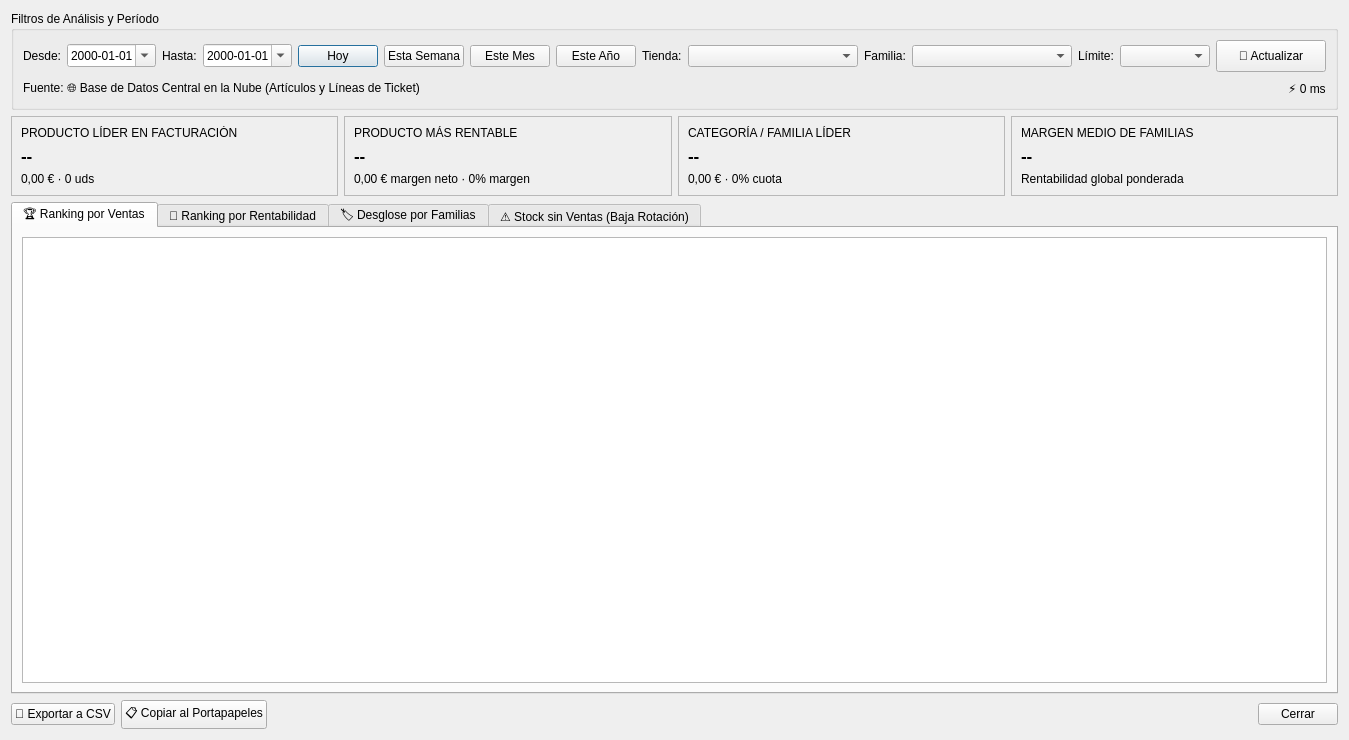
<?xml version="1.0" encoding="UTF-8"?>
<ui version="4.0">
 <class>DialogEstadisticasProductos</class>
 <widget class="QDialog" name="DialogEstadisticasProductos">
  <property name="geometry">
   <rect>
    <x>0</x>
    <y>0</y>
    <width>1140</width>
    <height>740</height>
   </rect>
  </property>
  <property name="windowTitle">
   <string>Ranking de Productos, Rentabilidad y Análisis por Familias</string>
  </property>
  <layout class="QVBoxLayout" name="verticalLayoutMain">
   <item>
    <widget class="QGroupBox" name="groupBoxFiltros">
     <property name="title">
      <string>Filtros de Análisis y Período</string>
     </property>
     <layout class="QVBoxLayout" name="verticalLayoutFiltros">
      <item>
       <layout class="QHBoxLayout" name="layoutFiltros">
        <item>
         <widget class="QLabel" name="labelDesde">
          <property name="text">
           <string>Desde:</string>
          </property>
         </widget>
        </item>
        <item>
         <widget class="QDateEdit" name="dateDesde">
          <property name="calendarPopup">
           <bool>true</bool>
          </property>
          <property name="displayFormat">
           <string>yyyy-MM-dd</string>
          </property>
         </widget>
        </item>
        <item>
         <widget class="QLabel" name="labelHasta">
          <property name="text">
           <string>Hasta:</string>
          </property>
         </widget>
        </item>
        <item>
         <widget class="QDateEdit" name="dateHasta">
          <property name="calendarPopup">
           <bool>true</bool>
          </property>
          <property name="displayFormat">
           <string>yyyy-MM-dd</string>
          </property>
         </widget>
        </item>
        <item>
         <widget class="QPushButton" name="btnHoy">
          <property name="text">
           <string>Hoy</string>
          </property>
         </widget>
        </item>
        <item>
         <widget class="QPushButton" name="btnSemana">
          <property name="text">
           <string>Esta Semana</string>
          </property>
         </widget>
        </item>
        <item>
         <widget class="QPushButton" name="btnMes">
          <property name="text">
           <string>Este Mes</string>
          </property>
         </widget>
        </item>
        <item>
         <widget class="QPushButton" name="btnAno">
          <property name="text">
           <string>Este Año</string>
          </property>
         </widget>
        </item>
        <item>
         <widget class="QLabel" name="labelTienda">
          <property name="text">
           <string>Tienda:</string>
          </property>
         </widget>
        </item>
        <item>
         <widget class="QComboBox" name="comboTienda">
          <property name="minimumSize">
           <size>
            <width>170</width>
            <height>0</height>
           </size>
          </property>
         </widget>
        </item>
        <item>
         <widget class="QLabel" name="labelFamilia">
          <property name="text">
           <string>Familia:</string>
          </property>
         </widget>
        </item>
        <item>
         <widget class="QComboBox" name="comboFamilia">
          <property name="minimumSize">
           <size>
            <width>160</width>
            <height>0</height>
           </size>
          </property>
         </widget>
        </item>
        <item>
         <widget class="QLabel" name="labelLimite">
          <property name="text">
           <string>Límite:</string>
          </property>
         </widget>
        </item>
        <item>
         <widget class="QComboBox" name="comboLimite">
          <property name="minimumSize">
           <size>
            <width>90</width>
            <height>0</height>
           </size>
          </property>
         </widget>
        </item>
        <item>
         <widget class="QPushButton" name="btnActualizar">
          <property name="minimumSize">
           <size>
            <width>110</width>
            <height>32</height>
           </size>
          </property>
          <property name="text">
           <string>🔄 Actualizar</string>
          </property>
         </widget>
        </item>
       </layout>
      </item>
      <item>
       <layout class="QHBoxLayout" name="layoutEstado">
        <item>
         <widget class="QLabel" name="labelOrigen">
          <property name="text">
           <string>Fuente: 🌐 Base de Datos Central en la Nube (Artículos y Líneas de Ticket)</string>
          </property>
         </widget>
        </item>
        <item>
         <spacer name="horizontalSpacerEstado">
          <property name="orientation">
           <enum>Qt::Orientation::Horizontal</enum>
          </property>
          <property name="sizeHint" stdset="0">
           <size>
            <width>40</width>
            <height>20</height>
           </size>
          </property>
         </spacer>
        </item>
        <item>
         <widget class="QLabel" name="labelTiempoConsulta">
          <property name="text">
           <string>⚡ 0 ms</string>
          </property>
         </widget>
        </item>
       </layout>
      </item>
     </layout>
    </widget>
   </item>
   <item>
    <layout class="QHBoxLayout" name="layoutTarjetasKPI">
     <item>
      <widget class="QFrame" name="kpiTopVendidoFrame">
       <property name="frameShape">
        <enum>QFrame::Shape::StyledPanel</enum>
       </property>
       <layout class="QVBoxLayout" name="vLayoutKPI1">
        <item>
         <widget class="QLabel" name="kpiTopVendidoTitulo">
          <property name="text">
           <string>PRODUCTO LÍDER EN FACTURACIÓN</string>
          </property>
         </widget>
        </item>
        <item>
         <widget class="QLabel" name="kpiTopVendidoValor">
          <property name="font">
           <font>
            <pointsize>13</pointsize>
            <bold>true</bold>
           </font>
          </property>
          <property name="text">
           <string>--</string>
          </property>
         </widget>
        </item>
        <item>
         <widget class="QLabel" name="kpiTopVendidoSub">
          <property name="text">
           <string>0,00 € · 0 uds</string>
          </property>
         </widget>
        </item>
       </layout>
      </widget>
     </item>
     <item>
      <widget class="QFrame" name="kpiTopRentableFrame">
       <property name="frameShape">
        <enum>QFrame::Shape::StyledPanel</enum>
       </property>
       <layout class="QVBoxLayout" name="vLayoutKPI2">
        <item>
         <widget class="QLabel" name="kpiTopRentableTitulo">
          <property name="text">
           <string>PRODUCTO MÁS RENTABLE</string>
          </property>
         </widget>
        </item>
        <item>
         <widget class="QLabel" name="kpiTopRentableValor">
          <property name="font">
           <font>
            <pointsize>13</pointsize>
            <bold>true</bold>
           </font>
          </property>
          <property name="text">
           <string>--</string>
          </property>
         </widget>
        </item>
        <item>
         <widget class="QLabel" name="kpiTopRentableSub">
          <property name="text">
           <string>0,00 € margen neto · 0% margen</string>
          </property>
         </widget>
        </item>
       </layout>
      </widget>
     </item>
     <item>
      <widget class="QFrame" name="kpiFamiliaLiderFrame">
       <property name="frameShape">
        <enum>QFrame::Shape::StyledPanel</enum>
       </property>
       <layout class="QVBoxLayout" name="vLayoutKPI3">
        <item>
         <widget class="QLabel" name="kpiFamiliaLiderTitulo">
          <property name="text">
           <string>CATEGORÍA / FAMILIA LÍDER</string>
          </property>
         </widget>
        </item>
        <item>
         <widget class="QLabel" name="kpiFamiliaLiderValor">
          <property name="font">
           <font>
            <pointsize>13</pointsize>
            <bold>true</bold>
           </font>
          </property>
          <property name="text">
           <string>--</string>
          </property>
         </widget>
        </item>
        <item>
         <widget class="QLabel" name="kpiFamiliaLiderSub">
          <property name="text">
           <string>0,00 € · 0% cuota</string>
          </property>
         </widget>
        </item>
       </layout>
      </widget>
     </item>
     <item>
      <widget class="QFrame" name="kpiMargenMedioFrame">
       <property name="frameShape">
        <enum>QFrame::Shape::StyledPanel</enum>
       </property>
       <layout class="QVBoxLayout" name="vLayoutKPI4">
        <item>
         <widget class="QLabel" name="kpiMargenMedioTitulo">
          <property name="text">
           <string>MARGEN MEDIO DE FAMILIAS</string>
          </property>
         </widget>
        </item>
        <item>
         <widget class="QLabel" name="kpiMargenMedioValor">
          <property name="font">
           <font>
            <pointsize>13</pointsize>
            <bold>true</bold>
           </font>
          </property>
          <property name="text">
           <string>--</string>
          </property>
         </widget>
        </item>
        <item>
         <widget class="QLabel" name="kpiMargenMedioSub">
          <property name="text">
           <string>Rentabilidad global ponderada</string>
          </property>
         </widget>
        </item>
       </layout>
      </widget>
     </item>
    </layout>
   </item>
   <item>
    <widget class="QTabWidget" name="tabWidgetProductos">
     <property name="currentIndex">
      <number>0</number>
     </property>
     <widget class="QWidget" name="tabTopVendidos">
      <attribute name="title">
       <string>🏆 Ranking por Ventas</string>
      </attribute>
      <layout class="QVBoxLayout" name="vLayoutTab1">
       <item>
        <widget class="QTableView" name="tablaTopVendidos">
         <property name="alternatingRowColors">
          <bool>true</bool>
         </property>
         <property name="selectionBehavior">
          <enum>QAbstractItemView::SelectionBehavior::SelectRows</enum>
         </property>
         <property name="sortingEnabled">
          <bool>true</bool>
         </property>
        </widget>
       </item>
      </layout>
     </widget>
     <widget class="QWidget" name="tabTopRentables">
      <attribute name="title">
       <string>💎 Ranking por Rentabilidad</string>
      </attribute>
      <layout class="QVBoxLayout" name="vLayoutTab2">
       <item>
        <widget class="QTableView" name="tablaTopRentables">
         <property name="alternatingRowColors">
          <bool>true</bool>
         </property>
         <property name="selectionBehavior">
          <enum>QAbstractItemView::SelectionBehavior::SelectRows</enum>
         </property>
         <property name="sortingEnabled">
          <bool>true</bool>
         </property>
        </widget>
       </item>
      </layout>
     </widget>
     <widget class="QWidget" name="tabFamilias">
      <attribute name="title">
       <string>🏷️ Desglose por Familias</string>
      </attribute>
      <layout class="QVBoxLayout" name="vLayoutTab3">
       <item>
        <widget class="QTableView" name="tablaFamilias">
         <property name="alternatingRowColors">
          <bool>true</bool>
         </property>
         <property name="selectionBehavior">
          <enum>QAbstractItemView::SelectionBehavior::SelectRows</enum>
         </property>
         <property name="sortingEnabled">
          <bool>true</bool>
         </property>
        </widget>
       </item>
      </layout>
     </widget>
     <widget class="QWidget" name="tabBajaRotacion">
      <attribute name="title">
       <string>⚠️ Stock sin Ventas (Baja Rotación)</string>
      </attribute>
      <layout class="QVBoxLayout" name="vLayoutTab4">
       <item>
        <widget class="QTableView" name="tablaBajaRotacion">
         <property name="alternatingRowColors">
          <bool>true</bool>
         </property>
         <property name="selectionBehavior">
          <enum>QAbstractItemView::SelectionBehavior::SelectRows</enum>
         </property>
         <property name="sortingEnabled">
          <bool>true</bool>
         </property>
        </widget>
       </item>
      </layout>
     </widget>
    </widget>
   </item>
   <item>
    <layout class="QHBoxLayout" name="layoutAccionesInferior">
     <item>
      <widget class="QPushButton" name="btnExportarCSV">
       <property name="text">
        <string>📄 Exportar a CSV</string>
       </property>
      </widget>
     </item>
     <item>
      <widget class="QPushButton" name="btnCopiarTabla">
       <property name="text">
        <string>📋 Copiar al Portapapeles</string>
       </property>
      </widget>
     </item>
     <item>
      <spacer name="horizontalSpacerAcciones">
       <property name="orientation">
        <enum>Qt::Orientation::Horizontal</enum>
       </property>
       <property name="sizeHint" stdset="0">
        <size>
         <width>40</width>
         <height>20</height>
        </size>
       </property>
      </spacer>
     </item>
     <item>
      <widget class="QPushButton" name="btnCerrar">
       <property name="text">
        <string>Cerrar</string>
       </property>
      </widget>
     </item>
    </layout>
   </item>
  </layout>
 </widget>
 <resources/>
 <connections>
  <connection>
   <sender>btnCerrar</sender>
   <signal>clicked()</signal>
   <receiver>DialogEstadisticasProductos</receiver>
   <slot>accept()</slot>
   <hints>
    <hint type="sourcelabel">
     <x>1080</x>
     <y>715</y>
    </hint>
    <hint type="destinationlabel">
     <x>569</x>
     <y>369</y>
    </hint>
   </hints>
  </connection>
 </connections>
</ui>
